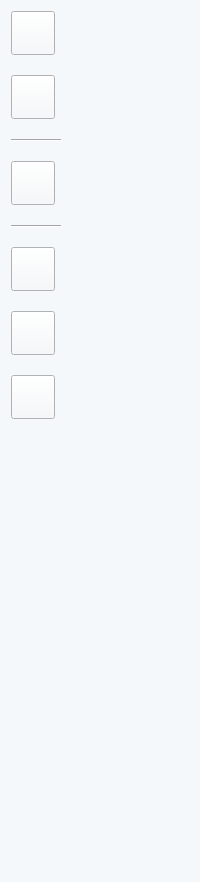
         <widget class="QWidget" name="widget_82" native="true">
          <property name="sizePolicy">
           <sizepolicy hsizetype="Fixed" vsizetype="Preferred">
            <horstretch>0</horstretch>
            <verstretch>0</verstretch>
           </sizepolicy>
          </property>
          <property name="minimumSize">
           <size>
            <width>62</width>
            <height>882</height>
           </size>
          </property>
          <property name="baseSize">
           <size>
            <width>0</width>
            <height>881</height>
           </size>
          </property>
          <property name="styleSheet">
           <string notr="true">background-color: rgb(245, 248, 250);</string>
          </property>
          <layout class="QFormLayout" name="formLayout_2">
           <property name="rightMargin">
            <number>0</number>
           </property>
           <item row="0" column="0">
            <layout class="QGridLayout" name="gridLayout_3">
             <property name="verticalSpacing">
              <number>20</number>
             </property>
             <item row="0" column="0">
              <widget class="QPushButton" name="OnBehCamPanelButton">
               <property name="sizePolicy">
                <sizepolicy hsizetype="Fixed" vsizetype="Fixed">
                 <horstretch>0</horstretch>
                 <verstretch>0</verstretch>
                </sizepolicy>
               </property>
               <property name="minimumSize">
                <size>
                 <width>44</width>
                 <height>44</height>
                </size>
               </property>
               <property name="maximumSize">
                <size>
                 <width>44</width>
                 <height>44</height>
                </size>
               </property>
               <property name="styleSheet">
                <string notr="true">border-image: url(:/sidebar/Asset 6.png);</string>
               </property>
               <property name="text">
                <string/>
               </property>
              </widget>
             </item>
             <item row="1" column="0">
              <widget class="QPushButton" name="OnScopeCamPanelButton">
               <property name="sizePolicy">
                <sizepolicy hsizetype="Fixed" vsizetype="Fixed">
                 <horstretch>0</horstretch>
                 <verstretch>0</verstretch>
                </sizepolicy>
               </property>
               <property name="minimumSize">
                <size>
                 <width>44</width>
                 <height>44</height>
                </size>
               </property>
               <property name="maximumSize">
                <size>
                 <width>44</width>
                 <height>44</height>
                </size>
               </property>
               <property name="styleSheet">
                <string notr="true">border-image: url(:/sidebar/Asset 8.png);</string>
               </property>
               <property name="text">
                <string/>
               </property>
              </widget>
             </item>
             <item row="2" column="0">
              <widget class="Line" name="line_5">
               <property name="sizePolicy">
                <sizepolicy hsizetype="Fixed" vsizetype="Fixed">
                 <horstretch>0</horstretch>
                 <verstretch>0</verstretch>
                </sizepolicy>
               </property>
               <property name="minimumSize">
                <size>
                 <width>50</width>
                 <height>2</height>
                </size>
               </property>
               <property name="maximumSize">
                <size>
                 <width>50</width>
                 <height>2</height>
                </size>
               </property>
               <property name="orientation">
                <enum>Qt::Horizontal</enum>
               </property>
              </widget>
             </item>
             <item row="3" column="0">
              <widget class="QPushButton" name="OnLeverPanelButton">
               <property name="sizePolicy">
                <sizepolicy hsizetype="Fixed" vsizetype="Fixed">
                 <horstretch>0</horstretch>
                 <verstretch>0</verstretch>
                </sizepolicy>
               </property>
               <property name="minimumSize">
                <size>
                 <width>44</width>
                 <height>44</height>
                </size>
               </property>
               <property name="maximumSize">
                <size>
                 <width>44</width>
                 <height>44</height>
                </size>
               </property>
               <property name="styleSheet">
                <string notr="true">border-image: url(:/sidebar/Asset 9.png);</string>
               </property>
               <property name="text">
                <string/>
               </property>
              </widget>
             </item>
             <item row="4" column="0">
              <widget class="Line" name="line_6">
               <property name="sizePolicy">
                <sizepolicy hsizetype="Fixed" vsizetype="Fixed">
                 <horstretch>0</horstretch>
                 <verstretch>0</verstretch>
                </sizepolicy>
               </property>
               <property name="minimumSize">
                <size>
                 <width>50</width>
                 <height>2</height>
                </size>
               </property>
               <property name="maximumSize">
                <size>
                 <width>50</width>
                 <height>2</height>
                </size>
               </property>
               <property name="orientation">
                <enum>Qt::Horizontal</enum>
               </property>
              </widget>
             </item>
             <item row="5" column="0">
              <widget class="QPushButton" name="OnLayoutOneButton">
               <property name="sizePolicy">
                <sizepolicy hsizetype="Fixed" vsizetype="Fixed">
                 <horstretch>0</horstretch>
                 <verstretch>0</verstretch>
                </sizepolicy>
               </property>
               <property name="minimumSize">
                <size>
                 <width>44</width>
                 <height>44</height>
                </size>
               </property>
               <property name="maximumSize">
                <size>
                 <width>44</width>
                 <height>44</height>
                </size>
               </property>
               <property name="styleSheet">
                <string notr="true">border-image: url(:/sidebar/Asset 10.png);</string>
               </property>
               <property name="text">
                <string/>
               </property>
              </widget>
             </item>
             <item row="6" column="0">
              <widget class="QPushButton" name="OnLayoutTwoButton">
               <property name="sizePolicy">
                <sizepolicy hsizetype="Fixed" vsizetype="Fixed">
                 <horstretch>0</horstretch>
                 <verstretch>0</verstretch>
                </sizepolicy>
               </property>
               <property name="minimumSize">
                <size>
                 <width>44</width>
                 <height>44</height>
                </size>
               </property>
               <property name="maximumSize">
                <size>
                 <width>44</width>
                 <height>44</height>
                </size>
               </property>
               <property name="styleSheet">
                <string notr="true">border-image: url(:/sidebar/Asset 11.png);</string>
               </property>
               <property name="text">
                <string/>
               </property>
              </widget>
             </item>
             <item row="7" column="0">
              <widget class="QPushButton" name="OnLayoutThreeButton">
               <property name="sizePolicy">
                <sizepolicy hsizetype="Fixed" vsizetype="Fixed">
                 <horstretch>0</horstretch>
                 <verstretch>0</verstretch>
                </sizepolicy>
               </property>
               <property name="minimumSize">
                <size>
                 <width>44</width>
                 <height>44</height>
                </size>
               </property>
               <property name="maximumSize">
                <size>
                 <width>44</width>
                 <height>44</height>
                </size>
               </property>
               <property name="styleSheet">
                <string notr="true">border-image: url(:/sidebar/Asset 12.png);</string>
               </property>
               <property name="text">
                <string/>
               </property>
              </widget>
             </item>
            </layout>
           </item>
          </layout>
         </widget>
